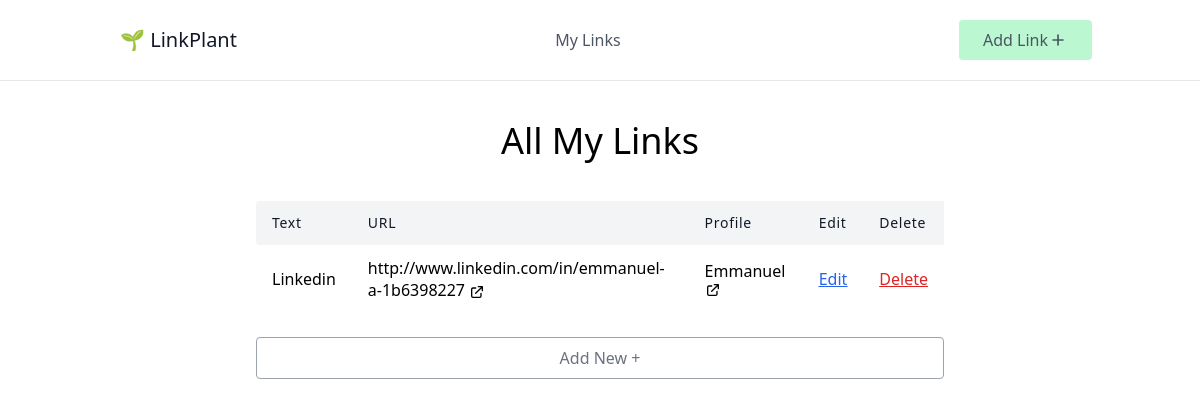
/, run on an earlier commit of the app's database.
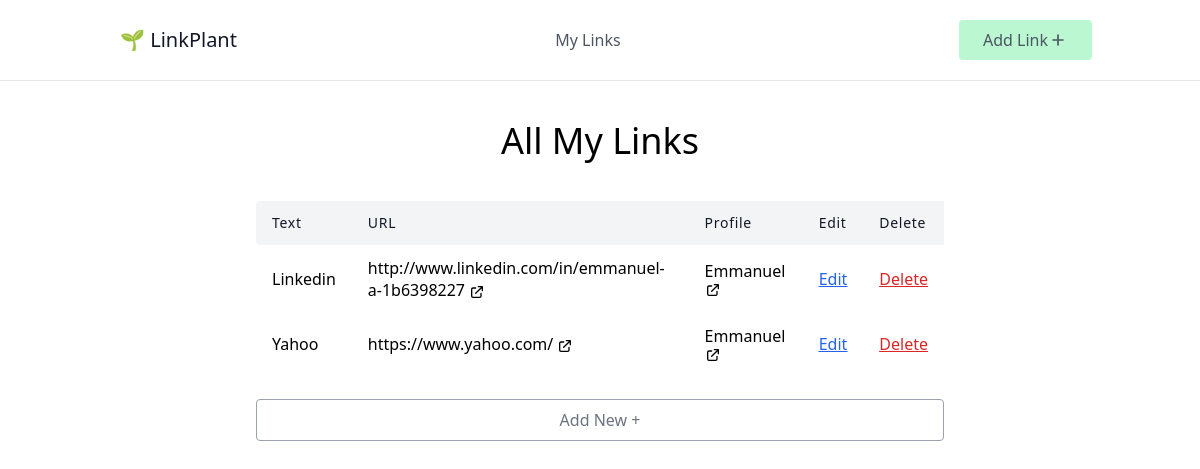
And on a later commit of the database.
### link_plant/models.py (models this page shows, shortened)
class Link(models.Model):
    text = models.CharField(max_length=100)
    url = models.URLField()
    profile = models.ForeignKey(Profile, on_delete=models.CASCADE, related_name="links")

class Profile(models.Model):
    BG_COLOR = (
        ('blue', 'Blue'),
        ('green', 'Green'),
        ('yellow', 'Yellow')
    )
    name = models.CharField(max_length=100)
    slug = models.SlugField(max_length=100)
    bg_color = models.CharField(max_length=50, choices=BG_COLOR)

### link_plant/views.py (the view)
# urls.py: path('', LinkListView.as_view(), name='link-list'),
class LinkListView(ListView):
    model = Link

### link_plant/templates/link_plant/link_list.html
{% extends 'link_plant/_base.html' %}
{% block content %}
<h1 class="text-4xl text-center mb-10">All My Links</h1>
<div class="w-full mx-auto overflow-auto">
    <table class="table-auto w-full text-left whitespace-no-wrap">
        <thead>
            <tr>
                <th class="px-4 py-3 title-font tracking-wider font-medium text-gray-900 text-sm bg-gray-100 rounded-tl rounded-bl">Text</th>
                <th class="px-4 py-3 title-font tracking-wider font-medium text-gray-900 text-sm bg-gray-100">URL</th>
                <th class="px-4 py-3 title-font tracking-wider font-medium text-gray-900 text-sm bg-gray-100">Profile</th>
                <th class="px-4 py-3 title-font tracking-wider font-medium text-gray-900 text-sm bg-gray-100">Edit</th>
                <th class="px-4 py-3 title-font tracking-wider font-medium text-gray-900 text-sm bg-gray-100">Delete</th>
            </tr>
        </thead>
        <tbody>
            {% for link in object_list %}
            <tr>
                <td class="px-4 py-3">{{link.text}}</td>
                <td class="px-4 py-3">
                    <a href="{{link.url}}" target="_blank">
                        {{link.url}}
                        <svg xmlns="http://www.w3.org/2000/svg" class="h-4 w-4 inline" fill="none" viewBox="0 0 24 24" stroke="currentColor" stroke-width="2">
                        <path stroke-linecap="round" stroke-linejoin="round" d="M10 6H6a2 2 0 00-2 2v10a2 2 0 002 2h10a2 2 0 002-2v-4M14 4h6m0 0v6m0-6L10 14" />
                        </svg>
                    </a>
                </td>
                <td class="px-4 py-3">
                    <a href="{% url 'profile' link.profile.slug %}" target="_blank">
                        {{link.profile.name}}
                        <svg xmlns="http://www.w3.org/2000/svg" class="h-4 w-4 inline" fill="none" viewBox="0 0 24 24" stroke="currentColor" stroke-width="2">
                        <path stroke-linecap="round" stroke-linejoin="round" d="M10 6H6a2 2 0 00-2 2v10a2 2 0 002 2h10a2 2 0 002-2v-4M14 4h6m0 0v6m0-6L10 14" />
                        </svg>
                    </a>
                </td>
                <td class="px-4 py-3 underline text-blue-600"><a href="{% url 'link-update' link.id %}">Edit</a></td>
                <td class="px-4 py-3 underline text-red-600"><a href="{% url 'link-delete' link.id %}">Delete</a></td>
            </tr>
        {% endfor %}
      </tbody>
    </table>
    <a href="{% url 'link-create' %}">
        <p class="mt-6 py-2 w-full border rounded border-gray-400 text-center text-gray-500 hover:cursor-pointer hover:bg-gray-100 hover:border-gray-500">
            Add New +
        </p>
    </a>
  </div>
{% endblock content %}

What changed in the data, as far as the page shows it:
added Link: text "Yahoo", url "https://www.yahoo.com/", profile.name "Emmanuel"
